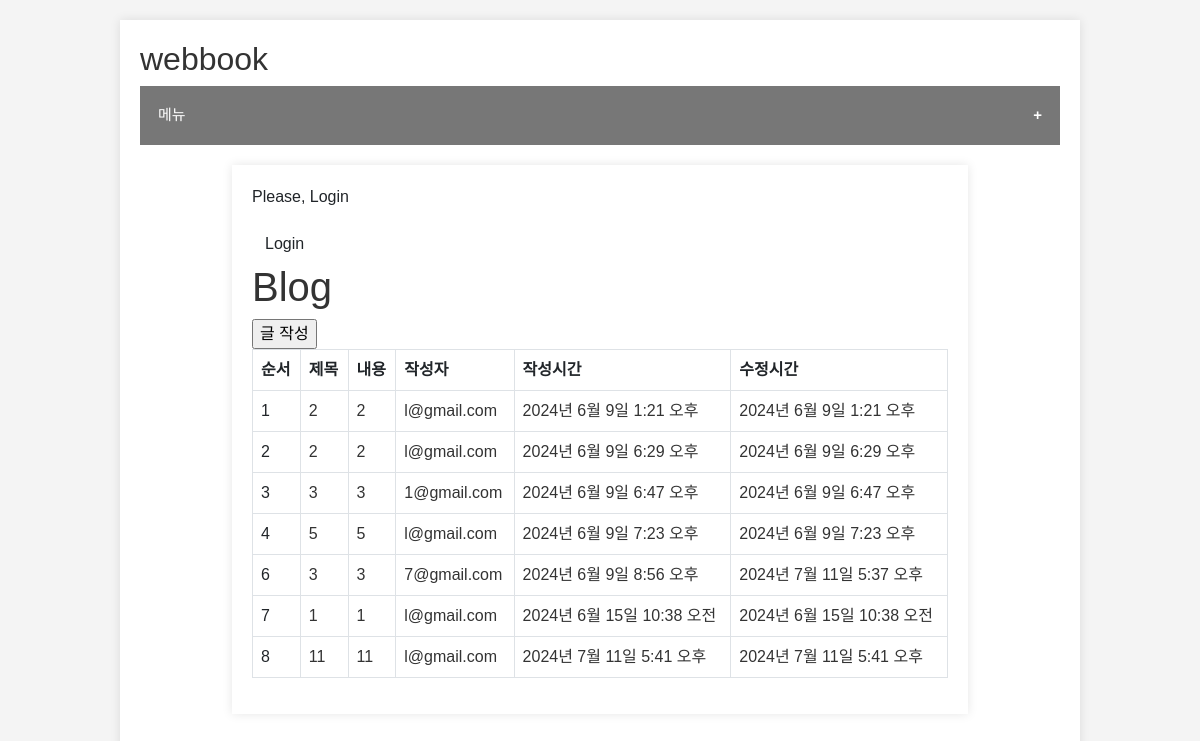
The page / on the database its author committed.
### webbook/models.py (models this page shows)
class Post(models.Model):
    title = models.CharField(max_length=30)
    content = models.TextField()
    writer = models.ForeignKey(User, on_delete=models.CASCADE)
    created_at = models.DateTimeField(auto_now_add=True)
    updated_at = models.DateTimeField(auto_now=True)

### user/models.py (models this page shows)
class User(AbstractUser):
    username = None
    email = models.EmailField(unique=True, max_length=255)
    name = models.CharField(max_length=50, null=True, blank=True)
    is_staff = models.BooleanField(default=False)
    is_superuser = models.BooleanField(default=False)
    is_active = models.BooleanField(default=True)
    last_login = models.DateTimeField(null=True, blank=True)
    date_joined = models.DateTimeField(auto_now_add=True)
    USERNAME_FIELD = 'email'
    EMAIL_FIELD = 'email'
    REQUIRED_FIELDS = []
    objects = UserManager()

### webbook/views.py (the view)
# urls.py: path('', views.Index.as_view(), name='list'),
class Index(View):
    def get(self, request):
        posts = Post.objects.all()
        context = {
            'posts': posts,
        }
        return render(request, 'webbook/index.html', context)

### webbook/templates/webbook/index.html (shortened to what this page needs)
{% extends 'base.html' %}
{% block content %}
<form action="{% url 'webbook:write' %}" method="get">
    <input type="submit" value="글 작성" />
</form>
<table class="table table-bordered">
    <thead>
        <tr>
            <th scope='col'>순서</th>
            <th scope='col'>제목</th>
            <th scope='col'>내용</th>
            <th scope='col'>작성자</th>
            <th scope='col'>작성시간</th>
            <th scope='col'>수정시간</th>
        </tr>
    </thead>
    {% if posts %}
        {% for post in posts %}
            <tbody>
                <tr>
                    <td>{{ post.id }}</td>
                    <td><a href="{% url 'webbook:detail' pk=post.pk %}">{{ post.title }}</a></td>
                    <td><a href="{% url 'webbook:detail' pk=post.pk %}">{{ post.content }}</a></td>
                    <td><a href="{% url 'webbook:detail' pk=post.pk %}">{{ post.writer }}</a></td>
                    <td><a href="{% url 'webbook:detail' pk=post.pk %}">{{ post.created_at }}</a></td>
                    <td><a href="{% url 'webbook:detail' pk=post.pk %}">{{ post.updated_at }}</a></td>
                </tr>
            </tbody>
        {% endfor %}
</table>
    {% else %}
    <p>작성된 게시물이 없습니다.</p>
    {% endif %}
{% endblock %}

### static/css/style.css (style rules this page uses)
body { font-family: Arial, sans-serif; margin: 0; padding: 0; background-color: #f4f4f4; }
a { text-decoration: none; color: #333; }

### rows shown on the page
Post: id "1", title "2", content "2", writer "l@gmail.com", created_at "2024년 6월 9일 1:21 오후", updated_at "2024년 6월 9일 1:21 오후"
Post: id "2", title "2", content "2", writer "l@gmail.com", created_at "2024년 6월 9일 6:29 오후", updated_at "2024년 6월 9일 6:29 오후"
Post: id "3", title "3", content "3", writer "1@gmail.com", created_at "2024년 6월 9일 6:47 오후", updated_at "2024년 6월 9일 6:47 오후"
Post: id "4", title "5", content "5", writer "l@gmail.com", created_at "2024년 6월 9일 7:23 오후", updated_at "2024년 6월 9일 7:23 오후"
Post: id "6", title "3", content "3", writer "7@gmail.com", created_at "2024년 6월 9일 8:56 오후", updated_at "2024년 7월 11일 5:37 오후"
Post: id "7", title "1", content "1", writer "l@gmail.com", created_at "2024년 6월 15일 10:38 오전", updated_at "2024년 6월 15일 10:38 오전"
Post: id "8", title "11", content "11", writer "l@gmail.com", created_at "2024년 7월 11일 5:41 오후", updated_at "2024년 7월 11일 5:41 오후"
